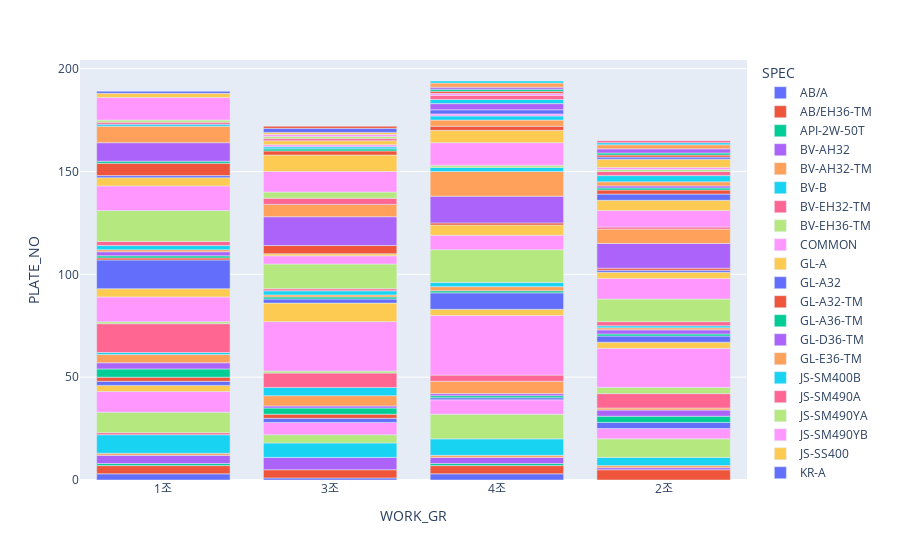

Here is the notebook cell this chart was saved with:
### Code cell
fig01 = px.bar(plt01, x='WORK_GR', y='PLATE_NO', color='SPEC')
fig01.show()

### Figure 1 — Plotly figure (JSON) as saved in the notebook; plotly's stock layout.template omitted (floating-point values rounded to 4 significant figures)
{"data": [{"alignmentgroup": "True", "hovertemplate": "SPEC=AB/A<br>WORK_GR=%{x}<br>PLATE_NO=%{y}<extra></extra>", "legendgroup": "AB/A", "marker": {"color": "#636efa", "pattern": {"shape": ""}}, "name": "AB/A", "offsetgroup": "AB/A", "orientation": "v", "showlegend": true, "textposition": "auto", "type": "bar", "x": ["1조", "3조", "4조"], "xaxis": "x", "y": [3, 1, 3], "yaxis": "y"}, {"alignmentgroup": "True", "hovertemplate": "SPEC=AB/EH36-TM<br>WORK_GR=%{x}<br>PLATE_NO=%{y}<extra></extra>", "legendgroup": "AB/EH36-TM", "marker": {"color": "#EF553B", "pattern": {"shape": ""}}, "name": "AB/EH36-TM", "offsetgroup": "AB/EH36-TM", "orientation": "v", "showlegend": true, "textposition": "auto", "type": "bar", "x": ["1조", "2조", "3조", "4조"], "xaxis": "x", "y": [4, 5, 4, 4], "yaxis": "y"}, {"alignmentgroup": "True", "hovertemplate": "SPEC=API-2W-50T<br>WORK_GR=%{x}<br>PLATE_NO=%{y}<extra></extra>", "legendgroup": "API-2W-50T", "marker": {"color": "#00cc96", "pattern": {"shape": ""}}, "name": "API-2W-50T", "offsetgroup": "API-2W-50T", "orientation": "v", "showlegend": true, "textposition": "auto", "type": "bar", "x": ["1조", "4조"], "xaxis": "x", "y": [1, 1], "yaxis": "y"}, {"alignmentgroup": "True", "hovertemplate": "SPEC=BV-AH32<br>WORK_GR=%{x}<br>PLATE_NO=%{y}<extra></extra>", "legendgroup": "BV-AH32", "marker": {"color": "#ab63fa", "pattern": {"shape": ""}}, "name": "BV-AH32", "offsetgroup": "BV-AH32", "orientation": "v", "showlegend": true, "textposition": "auto", "type": "bar", "x": ["1조", "2조", "3조", "4조"], "xaxis": "x", "y": [4, 1, 6, 3], "yaxis": "y"}, {"alignmentgroup": "True", "hovertemplate": "SPEC=BV-AH32-TM<br>WORK_GR=%{x}<br>PLATE_NO=%{y}<extra></extra>", "legendgroup": "BV-AH32-TM", "marker": {"color": "#FFA15A", "pattern": {"shape": ""}}, "name": "BV-AH32-TM", "offsetgroup": "BV-AH32-TM", "orientation": "v", "showlegend": true, "textposition": "auto", "type": "bar", "x": ["1조", "2조", "4조"], "xaxis": "x", "y": [1, 1, 1], "yaxis": "y"}, {"alignmentgroup": "True", "hovertemplate": "SPEC=BV-B<br>WORK_GR=%{x}<br>PLATE_NO=%{y}<extra></extra>", "legendgroup": "BV-B", "marker": {"color": "#19d3f3", "pattern": {"shape": ""}}, "name": "BV-B", "offsetgroup": "BV-B", "orientation": "v", "showlegend": true, "textposition": "auto", "type": "bar", "x": ["1조", "2조", "3조", "4조"], "xaxis": "x", "y": [9, 4, 7, 8], "yaxis": "y"}, {"alignmentgroup": "True", "hovertemplate": "SPEC=BV-EH32-TM<br>WORK_GR=%{x}<br>PLATE_NO=%{y}<extra></extra>", "legendgroup": "BV-EH32-TM", "marker": {"color": "#FF6692", "pattern": {"shape": ""}}, "name": "BV-EH32-TM", "offsetgroup": "BV-EH32-TM", "orientation": "v", "showlegend": true, "textposition": "auto", "type": "bar", "x": ["1조"], "xaxis": "x", "y": [1], "yaxis": "y"}, {"alignmentgroup": "True", "hovertemplate": "SPEC=BV-EH36-TM<br>WORK_GR=%{x}<br>PLATE_NO=%{y}<extra></extra>", "legendgroup": "BV-EH36-TM", "marker": {"color": "#B6E880", "pattern": {"shape": ""}}, "name": "BV-EH36-TM", "offsetgroup": "BV-EH36-TM", "orientation": "v", "showlegend": true, "textposition": "auto", "type": "bar", "x": ["1조", "2조", "3조", "4조"], "xaxis": "x", "y": [10, 9, 4, 12], "yaxis": "y"}, {"alignmentgroup": "True", "hovertemplate": "SPEC=COMMON<br>WORK_GR=%{x}<br>PLATE_NO=%{y}<extra></extra>", "legendgroup": "COMMON", "marker": {"color": "#FF97FF", "pattern": {"shape": ""}}, "name": "COMMON", "offsetgroup": "COMMON", "orientation": "v", "showlegend": true, "textposition": "auto", "type": "bar", "x": ["1조", "2조", "3조", "4조"], "xaxis": "x", "y": [10, 5, 6, 7], "yaxis": "y"}, {"alignmentgroup": "True", "hovertemplate": "SPEC=GL-A<br>WORK_GR=%{x}<br>PLATE_NO=%{y}<extra></extra>", "legendgroup": "GL-A", "marker": {"color": "#FECB52", "pattern": {"shape": ""}}, "name": "GL-A", "offsetgroup": "GL-A", "orientation": "v", "showlegend": true, "textposition": "auto", "type": "bar", "x": ["1조"], "xaxis": "x", "y": [3], "yaxis": "y"}, {"alignmentgroup": "True", "hovertemplate": "SPEC=GL-A32<br>WORK_GR=%{x}<br>PLATE_NO=%{y}<extra></extra>", "legendgroup": "GL-A32", "marker": {"color": "#636efa", "pattern": {"shape": ""}}, "name": "GL-A32", "offsetgroup": "GL-A32", "orientation": "v", "showlegend": true, "textposition": "auto", "type": "bar", "x": ["1조", "2조", "3조", "4조"], "xaxis": "x", "y": [2, 3, 2, 1], "yaxis": "y"}, {"alignmentgroup": "True", "hovertemplate": "SPEC=GL-A32-TM<br>WORK_GR=%{x}<br>PLATE_NO=%{y}<extra></extra>", "legendgroup": "GL-A32-TM", "marker": {"color": "#EF553B", "pattern": {"shape": ""}}, "name": "GL-A32-TM", "offsetgroup": "GL-A32-TM", "orientation": "v", "showlegend": true, "textposition": "auto", "type": "bar", "x": ["1조", "3조"], "xaxis": "x", "y": [2, 2], "yaxis": "y"}, {"alignmentgroup": "True", "hovertemplate": "SPEC=GL-A36-TM<br>WORK_GR=%{x}<br>PLATE_NO=%{y}<extra></extra>", "legendgroup": "GL-A36-TM", "marker": {"color": "#00cc96", "pattern": {"shape": ""}}, "name": "GL-A36-TM", "offsetgroup": "GL-A36-TM", "orientation": "v", "showlegend": true, "textposition": "auto", "type": "bar", "x": ["1조", "2조", "3조", "4조"], "xaxis": "x", "y": [4, 3, 3, 1], "yaxis": "y"}, {"alignmentgroup": "True", "hovertemplate": "SPEC=GL-D36-TM<br>WORK_GR=%{x}<br>PLATE_NO=%{y}<extra></extra>", "legendgroup": "GL-D36-TM", "marker": {"color": "#ab63fa", "pattern": {"shape": ""}}, "name": "GL-D36-TM", "offsetgroup": "GL-D36-TM", "orientation": "v", "showlegend": true, "textposition": "auto", "type": "bar", "x": ["1조", "2조", "3조", "4조"], "xaxis": "x", "y": [3, 3, 1, 1], "yaxis": "y"}, {"alignmentgroup": "True", "hovertemplate": "SPEC=GL-E36-TM<br>WORK_GR=%{x}<br>PLATE_NO=%{y}<extra></extra>", "legendgroup": "GL-E36-TM", "marker": {"color": "#FFA15A", "pattern": {"shape": ""}}, "name": "GL-E36-TM", "offsetgroup": "GL-E36-TM", "orientation": "v", "showlegend": true, "textposition": "auto", "type": "bar", "x": ["1조", "2조", "3조", "4조"], "xaxis": "x", "y": [4, 1, 5, 6], "yaxis": "y"}, {"alignmentgroup": "True", "hovertemplate": "SPEC=JS-SM400B<br>WORK_GR=%{x}<br>PLATE_NO=%{y}<extra></extra>", "legendgroup": "JS-SM400B", "marker": {"color": "#19d3f3", "pattern": {"shape": ""}}, "name": "JS-SM400B", "offsetgroup": "JS-SM400B", "orientation": "v", "showlegend": true, "textposition": "auto", "type": "bar", "x": ["1조", "3조"], "xaxis": "x", "y": [1, 4], "yaxis": "y"}, {"alignmentgroup": "True", "hovertemplate": "SPEC=JS-SM490A<br>WORK_GR=%{x}<br>PLATE_NO=%{y}<extra></extra>", "legendgroup": "JS-SM490A", "marker": {"color": "#FF6692", "pattern": {"shape": ""}}, "name": "JS-SM490A", "offsetgroup": "JS-SM490A", "orientation": "v", "showlegend": true, "textposition": "auto", "type": "bar", "x": ["1조", "2조", "3조", "4조"], "xaxis": "x", "y": [14, 7, 7, 3], "yaxis": "y"}, {"alignmentgroup": "True", "hovertemplate": "SPEC=JS-SM490YA<br>WORK_GR=%{x}<br>PLATE_NO=%{y}<extra></extra>", "legendgroup": "JS-SM490YA", "marker": {"color": "#B6E880", "pattern": {"shape": ""}}, "name": "JS-SM490YA", "offsetgroup": "JS-SM490YA", "orientation": "v", "showlegend": true, "textposition": "auto", "type": "bar", "x": ["1조", "2조", "3조"], "xaxis": "x", "y": [1, 3, 1], "yaxis": "y"}, {"alignmentgroup": "True", "hovertemplate": "SPEC=JS-SM490YB<br>WORK_GR=%{x}<br>PLATE_NO=%{y}<extra></extra>", "legendgroup": "JS-SM490YB", "marker": {"color": "#FF97FF", "pattern": {"shape": ""}}, "name": "JS-SM490YB", "offsetgroup": "JS-SM490YB", "orientation": "v", "showlegend": true, "textposition": "auto", "type": "bar", "x": ["1조", "2조", "3조", "4조"], "xaxis": "x", "y": [12, 19, 24, 29], "yaxis": "y"}, {"alignmentgroup": "True", "hovertemplate": "SPEC=JS-SS400<br>WORK_GR=%{x}<br>PLATE_NO=%{y}<extra></extra>", "legendgroup": "JS-SS400", "marker": {"color": "#FECB52", "pattern": {"shape": ""}}, "name": "JS-SS400", "offsetgroup": "JS-SS400", "orientation": "v", "showlegend": true, "textposition": "auto", "type": "bar", "x": ["1조", "2조", "3조", "4조"], "xaxis": "x", "y": [4, 3, 9, 3], "yaxis": "y"}, {"alignmentgroup": "True", "hovertemplate": "SPEC=KR-A<br>WORK_GR=%{x}<br>PLATE_NO=%{y}<extra></extra>", "legendgroup": "KR-A", "marker": {"color": "#636efa", "pattern": {"shape": ""}}, "name": "KR-A", "offsetgroup": "KR-A", "orientation": "v", "showlegend": true, "textposition": "auto", "type": "bar", "x": ["1조", "2조", "3조", "4조"], "xaxis": "x", "y": [14, 3, 2, 8], "yaxis": "y"}, {"alignmentgroup": "True", "hovertemplate": "SPEC=KS-HSB600<br>WORK_GR=%{x}<br>PLATE_NO=%{y}<extra></extra>", "legendgroup": "KS-HSB600", "marker": {"color": "#EF553B", "pattern": {"shape": ""}}, "name": "KS-HSB600", "offsetgroup": "KS-HSB600", "orientation": "v", "showlegend": true, "textposition": "auto", "type": "bar", "x": ["1조"], "xaxis": "x", "y": [1], "yaxis": "y"}, {"alignmentgroup": "True", "hovertemplate": "SPEC=KS-SM400A<br>WORK_GR=%{x}<br>PLATE_NO=%{y}<extra></extra>", "legendgroup": "KS-SM400A", "marker": {"color": "#00cc96", "pattern": {"shape": ""}}, "name": "KS-SM400A", "offsetgroup": "KS-SM400A", "orientation": "v", "showlegend": true, "textposition": "auto", "type": "bar", "x": ["1조", "2조", "3조", "4조"], "xaxis": "x", "y": [1, 1, 1, 1], "yaxis": "y"}, {"alignmentgroup": "True", "hovertemplate": "SPEC=KS-SM400B<br>WORK_GR=%{x}<br>PLATE_NO=%{y}<extra></extra>", "legendgroup": "KS-SM400B", "marker": {"color": "#ab63fa", "pattern": {"shape": ""}}, "name": "KS-SM400B", "offsetgroup": "KS-SM400B", "orientation": "v", "showlegend": true, "textposition": "auto", "type": "bar", "x": ["1조", "2조"], "xaxis": "x", "y": [2, 2], "yaxis": "y"}, {"alignmentgroup": "True", "hovertemplate": "SPEC=KS-SM490A<br>WORK_GR=%{x}<br>PLATE_NO=%{y}<extra></extra>", "legendgroup": "KS-SM490A", "marker": {"color": "#FFA15A", "pattern": {"shape": ""}}, "name": "KS-SM490A", "offsetgroup": "KS-SM490A", "orientation": "v", "showlegend": true, "textposition": "auto", "type": "bar", "x": ["1조", "2조", "3조", "4조"], "xaxis": "x", "y": [1, 1, 1, 2], "yaxis": "y"}, {"alignmentgroup": "True", "hovertemplate": "SPEC=KS-SM490B<br>WORK_GR=%{x}<br>PLATE_NO=%{y}<extra></extra>", "legendgroup": "KS-SM490B", "marker": {"color": "#19d3f3", "pattern": {"shape": ""}}, "name": "KS-SM490B", "offsetgroup": "KS-SM490B", "orientation": "v", "showlegend": true, "textposition": "auto", "type": "bar", "x": ["1조", "2조", "3조", "4조"], "xaxis": "x", "y": [2, 1, 2, 2], "yaxis": "y"}, {"alignmentgroup": "True", "hovertemplate": "SPEC=KS-SS400<br>WORK_GR=%{x}<br>PLATE_NO=%{y}<extra></extra>", "legendgroup": "KS-SS400", "marker": {"color": "#FF6692", "pattern": {"shape": ""}}, "name": "KS-SS400", "offsetgroup": "KS-SS400", "orientation": "v", "showlegend": true, "textposition": "auto", "type": "bar", "x": ["1조", "2조", "3조"], "xaxis": "x", "y": [2, 2, 1], "yaxis": "y"}, {"alignmentgroup": "True", "hovertemplate": "SPEC=LR-A<br>WORK_GR=%{x}<br>PLATE_NO=%{y}<extra></extra>", "legendgroup": "LR-A", "marker": {"color": "#B6E880", "pattern": {"shape": ""}}, "name": "LR-A", "offsetgroup": "LR-A", "orientation": "v", "showlegend": true, "textposition": "auto", "type": "bar", "x": ["1조", "2조", "3조", "4조"], "xaxis": "x", "y": [15, 11, 12, 16], "yaxis": "y"}, {"alignmentgroup": "True", "hovertemplate": "SPEC=LR-AH32<br>WORK_GR=%{x}<br>PLATE_NO=%{y}<extra></extra>", "legendgroup": "LR-AH32", "marker": {"color": "#FF97FF", "pattern": {"shape": ""}}, "name": "LR-AH32", "offsetgroup": "LR-AH32", "orientation": "v", "showlegend": true, "textposition": "auto", "type": "bar", "x": ["1조", "2조", "3조", "4조"], "xaxis": "x", "y": [12, 10, 4, 7], "yaxis": "y"}, {"alignmentgroup": "True", "hovertemplate": "SPEC=LR-B<br>WORK_GR=%{x}<br>PLATE_NO=%{y}<extra></extra>", "legendgroup": "LR-B", "marker": {"color": "#FECB52", "pattern": {"shape": ""}}, "name": "LR-B", "offsetgroup": "LR-B", "orientation": "v", "showlegend": true, "textposition": "auto", "type": "bar", "x": ["1조", "2조", "3조", "4조"], "xaxis": "x", "y": [4, 3, 1, 5], "yaxis": "y"}, {"alignmentgroup": "True", "hovertemplate": "SPEC=LR-EH36-TM<br>WORK_GR=%{x}<br>PLATE_NO=%{y}<extra></extra>", "legendgroup": "LR-EH36-TM", "marker": {"color": "#636efa", "pattern": {"shape": ""}}, "name": "LR-EH36-TM", "offsetgroup": "LR-EH36-TM", "orientation": "v", "showlegend": true, "textposition": "auto", "type": "bar", "x": ["1조", "2조"], "xaxis": "x", "y": [1, 1], "yaxis": "y"}, {"alignmentgroup": "True", "hovertemplate": "SPEC=NK-KA32<br>WORK_GR=%{x}<br>PLATE_NO=%{y}<extra></extra>", "legendgroup": "NK-KA32", "marker": {"color": "#EF553B", "pattern": {"shape": ""}}, "name": "NK-KA32", "offsetgroup": "NK-KA32", "orientation": "v", "showlegend": true, "textposition": "auto", "type": "bar", "x": ["1조", "2조", "3조", "4조"], "xaxis": "x", "y": [6, 1, 4, 1], "yaxis": "y"}, {"alignmentgroup": "True", "hovertemplate": "SPEC=NK-KA32-TM<br>WORK_GR=%{x}<br>PLATE_NO=%{y}<extra></extra>", "legendgroup": "NK-KA32-TM", "marker": {"color": "#00cc96", "pattern": {"shape": ""}}, "name": "NK-KA32-TM", "offsetgroup": "NK-KA32-TM", "orientation": "v", "showlegend": true, "textposition": "auto", "type": "bar", "x": ["1조"], "xaxis": "x", "y": [1], "yaxis": "y"}, {"alignmentgroup": "True", "hovertemplate": "SPEC=NV-A<br>WORK_GR=%{x}<br>PLATE_NO=%{y}<extra></extra>", "legendgroup": "NV-A", "marker": {"color": "#ab63fa", "pattern": {"shape": ""}}, "name": "NV-A", "offsetgroup": "NV-A", "orientation": "v", "showlegend": true, "textposition": "auto", "type": "bar", "x": ["1조", "2조", "3조", "4조"], "xaxis": "x", "y": [9, 12, 14, 13], "yaxis": "y"}, {"alignmentgroup": "True", "hovertemplate": "SPEC=NV-A32<br>WORK_GR=%{x}<br>PLATE_NO=%{y}<extra></extra>", "legendgroup": "NV-A32", "marker": {"color": "#FFA15A", "pattern": {"shape": ""}}, "name": "NV-A32", "offsetgroup": "NV-A32", "orientation": "v", "showlegend": true, "textposition": "auto", "type": "bar", "x": ["1조", "2조", "3조", "4조"], "xaxis": "x", "y": [8, 7, 6, 12], "yaxis": "y"}, {"alignmentgroup": "True", "hovertemplate": "SPEC=NV-A32-TM<br>WORK_GR=%{x}<br>PLATE_NO=%{y}<extra></extra>", "legendgroup": "NV-A32-TM", "marker": {"color": "#19d3f3", "pattern": {"shape": ""}}, "name": "NV-A32-TM", "offsetgroup": "NV-A32-TM", "orientation": "v", "showlegend": true, "textposition": "auto", "type": "bar", "x": ["1조", "4조"], "xaxis": "x", "y": [1, 2], "yaxis": "y"}, {"alignmentgroup": "True", "hovertemplate": "SPEC=NV-D36-TM<br>WORK_GR=%{x}<br>PLATE_NO=%{y}<extra></extra>", "legendgroup": "NV-D36-TM", "marker": {"color": "#FF6692", "pattern": {"shape": ""}}, "name": "NV-D36-TM", "offsetgroup": "NV-D36-TM", "orientation": "v", "showlegend": true, "textposition": "auto", "type": "bar", "x": ["1조", "2조", "3조"], "xaxis": "x", "y": [1, 1, 3], "yaxis": "y"}, {"alignmentgroup": "True", "hovertemplate": "SPEC=NV-E36-TM<br>WORK_GR=%{x}<br>PLATE_NO=%{y}<extra></extra>", "legendgroup": "NV-E36-TM", "marker": {"color": "#B6E880", "pattern": {"shape": ""}}, "name": "NV-E36-TM", "offsetgroup": "NV-E36-TM", "orientation": "v", "showlegend": true, "textposition": "auto", "type": "bar", "x": ["1조", "3조", "4조"], "xaxis": "x", "y": [1, 3, 1], "yaxis": "y"}, {"alignmentgroup": "True", "hovertemplate": "SPEC=PILAC-BT33<br>WORK_GR=%{x}<br>PLATE_NO=%{y}<extra></extra>", "legendgroup": "PILAC-BT33", "marker": {"color": "#FF97FF", "pattern": {"shape": ""}}, "name": "PILAC-BT33", "offsetgroup": "PILAC-BT33", "orientation": "v", "showlegend": true, "textposition": "auto", "type": "bar", "x": ["1조", "2조", "3조", "4조"], "xaxis": "x", "y": [11, 8, 10, 11], "yaxis": "y"}, {"alignmentgroup": "True", "hovertemplate": "SPEC=SA283-C<br>WORK_GR=%{x}<br>PLATE_NO=%{y}<extra></extra>", "legendgroup": "SA283-C", "marker": {"color": "#FECB52", "pattern": {"shape": ""}}, "name": "SA283-C", "offsetgroup": "SA283-C", "orientation": "v", "showlegend": true, "textposition": "auto", "type": "bar", "x": ["1조", "2조", "3조", "4조"], "xaxis": "x", "y": [2, 5, 8, 6], "yaxis": "y"}, {"alignmentgroup": "True", "hovertemplate": "SPEC=V42JBN3<br>WORK_GR=%{x}<br>PLATE_NO=%{y}<extra></extra>", "legendgroup": "V42JBN3", "marker": {"color": "#636efa", "pattern": {"shape": ""}}, "name": "V42JBN3", "offsetgroup": "V42JBN3", "orientation": "v", "showlegend": true, "textposition": "auto", "type": "bar", "x": ["1조", "2조"], "xaxis": "x", "y": [1, 3], "yaxis": "y"}, {"alignmentgroup": "True", "hovertemplate": "SPEC=A283-C<br>WORK_GR=%{x}<br>PLATE_NO=%{y}<extra></extra>", "legendgroup": "A283-C", "marker": {"color": "#EF553B", "pattern": {"shape": ""}}, "name": "A283-C", "offsetgroup": "A283-C", "orientation": "v", "showlegend": true, "textposition": "auto", "type": "bar", "x": ["2조", "3조", "4조"], "xaxis": "x", "y": [2, 2, 2], "yaxis": "y"}, {"alignmentgroup": "True", "hovertemplate": "SPEC=A516-60<br>WORK_GR=%{x}<br>PLATE_NO=%{y}<extra></extra>", "legendgroup": "A516-60", "marker": {"color": "#00cc96", "pattern": {"shape": ""}}, "name": "A516-60", "offsetgroup": "A516-60", "orientation": "v", "showlegend": true, "textposition": "auto", "type": "bar", "x": ["2조", "3조"], "xaxis": "x", "y": [1, 1], "yaxis": "y"}, {"alignmentgroup": "True", "hovertemplate": "SPEC=A709-36<br>WORK_GR=%{x}<br>PLATE_NO=%{y}<extra></extra>", "legendgroup": "A709-36", "marker": {"color": "#ab63fa", "pattern": {"shape": ""}}, "name": "A709-36", "offsetgroup": "A709-36", "orientation": "v", "showlegend": true, "textposition": "auto", "type": "bar", "x": ["2조"], "xaxis": "x", "y": [1], "yaxis": "y"}, {"alignmentgroup": "True", "hovertemplate": "SPEC=AB/AH32<br>WORK_GR=%{x}<br>PLATE_NO=%{y}<extra></extra>", "legendgroup": "AB/AH32", "marker": {"color": "#FFA15A", "pattern": {"shape": ""}}, "name": "AB/AH32", "offsetgroup": "AB/AH32", "orientation": "v", "showlegend": true, "textposition": "auto", "type": "bar", "x": ["2조", "4조"], "xaxis": "x", "y": [2, 3], "yaxis": "y"}, {"alignmentgroup": "True", "hovertemplate": "SPEC=AB/B<br>WORK_GR=%{x}<br>PLATE_NO=%{y}<extra></extra>", "legendgroup": "AB/B", "marker": {"color": "#19d3f3", "pattern": {"shape": ""}}, "name": "AB/B", "offsetgroup": "AB/B", "orientation": "v", "showlegend": true, "textposition": "auto", "type": "bar", "x": ["2조", "3조", "4조"], "xaxis": "x", "y": [3, 1, 2], "yaxis": "y"}, {"alignmentgroup": "True", "hovertemplate": "SPEC=AB/EH32-TM<br>WORK_GR=%{x}<br>PLATE_NO=%{y}<extra></extra>", "legendgroup": "AB/EH32-TM", "marker": {"color": "#FF6692", "pattern": {"shape": ""}}, "name": "AB/EH32-TM", "offsetgroup": "AB/EH32-TM", "orientation": "v", "showlegend": true, "textposition": "auto", "type": "bar", "x": ["2조"], "xaxis": "x", "y": [2], "yaxis": "y"}, {"alignmentgroup": "True", "hovertemplate": "SPEC=BV-A<br>WORK_GR=%{x}<br>PLATE_NO=%{y}<extra></extra>", "legendgroup": "BV-A", "marker": {"color": "#B6E880", "pattern": {"shape": ""}}, "name": "BV-A", "offsetgroup": "BV-A", "orientation": "v", "showlegend": true, "textposition": "auto", "type": "bar", "x": ["2조"], "xaxis": "x", "y": [1], "yaxis": "y"}, {"alignmentgroup": "True", "hovertemplate": "SPEC=BV-AH36-TL<br>WORK_GR=%{x}<br>PLATE_NO=%{y}<extra></extra>", "legendgroup": "BV-AH36-TL", "marker": {"color": "#FF97FF", "pattern": {"shape": ""}}, "name": "BV-AH36-TL", "offsetgroup": "BV-AH36-TL", "orientation": "v", "showlegend": true, "textposition": "auto", "type": "bar", "x": ["2조", "3조", "4조"], "xaxis": "x", "y": [1, 1, 1], "yaxis": "y"}, {"alignmentgroup": "True", "hovertemplate": "SPEC=GL-E32-TM<br>WORK_GR=%{x}<br>PLATE_NO=%{y}<extra></extra>", "legendgroup": "GL-E32-TM", "marker": {"color": "#FECB52", "pattern": {"shape": ""}}, "name": "GL-E32-TM", "offsetgroup": "GL-E32-TM", "orientation": "v", "showlegend": true, "textposition": "auto", "type": "bar", "x": ["2조", "3조"], "xaxis": "x", "y": [4, 2], "yaxis": "y"}, {"alignmentgroup": "True", "hovertemplate": "SPEC=KR-AH32<br>WORK_GR=%{x}<br>PLATE_NO=%{y}<extra></extra>", "legendgroup": "KR-AH32", "marker": {"color": "#636efa", "pattern": {"shape": ""}}, "name": "KR-AH32", "offsetgroup": "KR-AH32", "orientation": "v", "showlegend": true, "textposition": "auto", "type": "bar", "x": ["2조", "4조"], "xaxis": "x", "y": [1, 2], "yaxis": "y"}, {"alignmentgroup": "True", "hovertemplate": "SPEC=KR-B<br>WORK_GR=%{x}<br>PLATE_NO=%{y}<extra></extra>", "legendgroup": "KR-B", "marker": {"color": "#EF553B", "pattern": {"shape": ""}}, "name": "KR-B", "offsetgroup": "KR-B", "orientation": "v", "showlegend": true, "textposition": "auto", "type": "bar", "x": ["2조"], "xaxis": "x", "y": [1], "yaxis": "y"}, {"alignmentgroup": "True", "hovertemplate": "SPEC=LR-AH36-TM<br>WORK_GR=%{x}<br>PLATE_NO=%{y}<extra></extra>", "legendgroup": "LR-AH36-TM", "marker": {"color": "#00cc96", "pattern": {"shape": ""}}, "name": "LR-AH36-TM", "offsetgroup": "LR-AH36-TM", "orientation": "v", "showlegend": true, "textposition": "auto", "type": "bar", "x": ["2조"], "xaxis": "x", "y": [1], "yaxis": "y"}, {"alignmentgroup": "True", "hovertemplate": "SPEC=NK-KA<br>WORK_GR=%{x}<br>PLATE_NO=%{y}<extra></extra>", "legendgroup": "NK-KA", "marker": {"color": "#ab63fa", "pattern": {"shape": ""}}, "name": "NK-KA", "offsetgroup": "NK-KA", "orientation": "v", "showlegend": true, "textposition": "auto", "type": "bar", "x": ["2조", "4조"], "xaxis": "x", "y": [2, 3], "yaxis": "y"}, {"alignmentgroup": "True", "hovertemplate": "SPEC=NK-KD36-TM<br>WORK_GR=%{x}<br>PLATE_NO=%{y}<extra></extra>", "legendgroup": "NK-KD36-TM", "marker": {"color": "#FFA15A", "pattern": {"shape": ""}}, "name": "NK-KD36-TM", "offsetgroup": "NK-KD36-TM", "orientation": "v", "showlegend": true, "textposition": "auto", "type": "bar", "x": ["2조"], "xaxis": "x", "y": [2], "yaxis": "y"}, {"alignmentgroup": "True", "hovertemplate": "SPEC=NV-B<br>WORK_GR=%{x}<br>PLATE_NO=%{y}<extra></extra>", "legendgroup": "NV-B", "marker": {"color": "#19d3f3", "pattern": {"shape": ""}}, "name": "NV-B", "offsetgroup": "NV-B", "orientation": "v", "showlegend": true, "textposition": "auto", "type": "bar", "x": ["2조", "4조"], "xaxis": "x", "y": [1, 2], "yaxis": "y"}, {"alignmentgroup": "True", "hovertemplate": "SPEC=NV-D32-TM<br>WORK_GR=%{x}<br>PLATE_NO=%{y}<extra></extra>", "legendgroup": "NV-D32-TM", "marker": {"color": "#FF6692", "pattern": {"shape": ""}}, "name": "NV-D32-TM", "offsetgroup": "NV-D32-TM", "orientation": "v", "showlegend": true, "textposition": "auto", "type": "bar", "x": ["2조", "3조", "4조"], "xaxis": "x", "y": [1, 1, 2], "yaxis": "y"}, {"alignmentgroup": "True", "hovertemplate": "SPEC=A131-DH36TM<br>WORK_GR=%{x}<br>PLATE_NO=%{y}<extra></extra>", "legendgroup": "A131-DH36TM", "marker": {"color": "#B6E880", "pattern": {"shape": ""}}, "name": "A131-DH36TM", "offsetgroup": "A131-DH36TM", "orientation": "v", "showlegend": true, "textposition": "auto", "type": "bar", "x": ["3조"], "xaxis": "x", "y": [1], "yaxis": "y"}, {"alignmentgroup": "True", "hovertemplate": "SPEC=JS-SM400A<br>WORK_GR=%{x}<br>PLATE_NO=%{y}<extra></extra>", "legendgroup": "JS-SM400A", "marker": {"color": "#FF97FF", "pattern": {"shape": ""}}, "name": "JS-SM400A", "offsetgroup": "JS-SM400A", "orientation": "v", "showlegend": true, "textposition": "auto", "type": "bar", "x": ["3조", "4조"], "xaxis": "x", "y": [1, 1], "yaxis": "y"}, {"alignmentgroup": "True", "hovertemplate": "SPEC=LR-EH32-TM<br>WORK_GR=%{x}<br>PLATE_NO=%{y}<extra></extra>", "legendgroup": "LR-EH32-TM", "marker": {"color": "#FECB52", "pattern": {"shape": ""}}, "name": "LR-EH32-TM", "offsetgroup": "LR-EH32-TM", "orientation": "v", "showlegend": true, "textposition": "auto", "type": "bar", "x": ["3조"], "xaxis": "x", "y": [1], "yaxis": "y"}, {"alignmentgroup": "True", "hovertemplate": "SPEC=NV-A36-TM<br>WORK_GR=%{x}<br>PLATE_NO=%{y}<extra></extra>", "legendgroup": "NV-A36-TM", "marker": {"color": "#636efa", "pattern": {"shape": ""}}, "name": "NV-A36-TM", "offsetgroup": "NV-A36-TM", "orientation": "v", "showlegend": true, "textposition": "auto", "type": "bar", "x": ["3조"], "xaxis": "x", "y": [2], "yaxis": "y"}, {"alignmentgroup": "True", "hovertemplate": "SPEC=NV-E32-TM<br>WORK_GR=%{x}<br>PLATE_NO=%{y}<extra></extra>", "legendgroup": "NV-E32-TM", "marker": {"color": "#EF553B", "pattern": {"shape": ""}}, "name": "NV-E32-TM", "offsetgroup": "NV-E32-TM", "orientation": "v", "showlegend": true, "textposition": "auto", "type": "bar", "x": ["3조", "4조"], "xaxis": "x", "y": [1, 1], "yaxis": "y"}, {"alignmentgroup": "True", "hovertemplate": "SPEC=BV-AH36-TM<br>WORK_GR=%{x}<br>PLATE_NO=%{y}<extra></extra>", "legendgroup": "BV-AH36-TM", "marker": {"color": "#00cc96", "pattern": {"shape": ""}}, "name": "BV-AH36-TM", "offsetgroup": "BV-AH36-TM", "orientation": "v", "showlegend": true, "textposition": "auto", "type": "bar", "x": ["4조"], "xaxis": "x", "y": [1], "yaxis": "y"}, {"alignmentgroup": "True", "hovertemplate": "SPEC=CCS-B<br>WORK_GR=%{x}<br>PLATE_NO=%{y}<extra></extra>", "legendgroup": "CCS-B", "marker": {"color": "#ab63fa", "pattern": {"shape": ""}}, "name": "CCS-B", "offsetgroup": "CCS-B", "orientation": "v", "showlegend": true, "textposition": "auto", "type": "bar", "x": ["4조"], "xaxis": "x", "y": [1], "yaxis": "y"}, {"alignmentgroup": "True", "hovertemplate": "SPEC=KS-HSB500<br>WORK_GR=%{x}<br>PLATE_NO=%{y}<extra></extra>", "legendgroup": "KS-HSB500", "marker": {"color": "#FFA15A", "pattern": {"shape": ""}}, "name": "KS-HSB500", "offsetgroup": "KS-HSB500", "orientation": "v", "showlegend": true, "textposition": "auto", "type": "bar", "x": ["4조"], "xaxis": "x", "y": [2], "yaxis": "y"}, {"alignmentgroup": "True", "hovertemplate": "SPEC=LR-AH36<br>WORK_GR=%{x}<br>PLATE_NO=%{y}<extra></extra>", "legendgroup": "LR-AH36", "marker": {"color": "#19d3f3", "pattern": {"shape": ""}}, "name": "LR-AH36", "offsetgroup": "LR-AH36", "orientation": "v", "showlegend": true, "textposition": "auto", "type": "bar", "x": ["4조"], "xaxis": "x", "y": [1], "yaxis": "y"}], "layout": {"barmode": "relative", "legend": {"title": {"text": "SPEC"}, "tracegroupgap": 0}, "margin": {"t": 60}, "xaxis": {"anchor": "y", "domain": [0, 1], "title": {"text": "WORK_GR"}}, "yaxis": {"anchor": "x", "domain": [0, 1], "title": {"text": "PLATE_NO"}}}}
